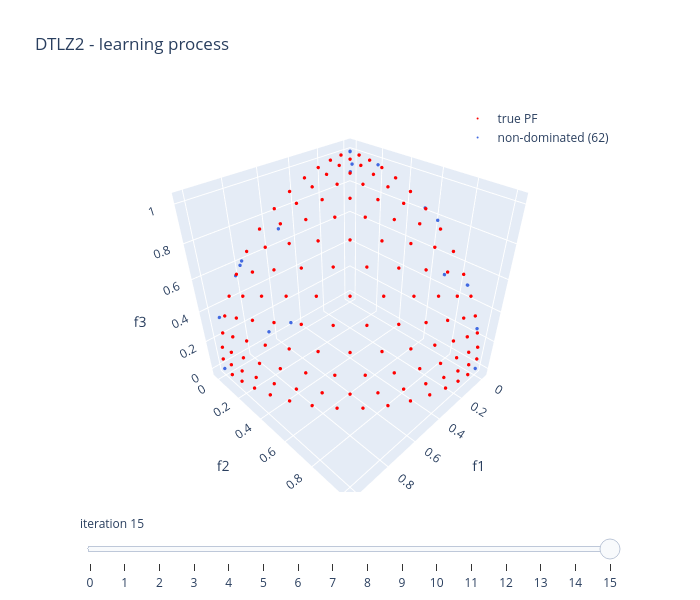

Notebook source saved alongside this figure:
### Code cell
choquet_model.visualise("learning", show = False)

### Figure 1 — Plotly figure (JSON) as saved in the notebook; plotly's stock layout.template omitted (floating-point values rounded to 4 significant figures; data arrays with more than 128 entries replaced by an {"elided": "..."} marker saying what was removed)
{"data": [{"marker": {"color": "red", "size": 2}, "mode": "markers", "name": "true PF", "type": "scatter3d", "x": {"elided": "136 float values"}, "y": {"elided": "136 float values"}, "z": {"elided": "136 float values"}}, {"marker": {"color": "royalblue", "size": 2}, "mode": "markers", "name": "non-dominated (62)", "type": "scatter3d", "x": [4.991e-17, 4.991e-17, 0.006177, 0.006177, 0.006177, 0.1252, 0.1252, 0.1252, 0.00184, 0.00184, 0.00184, 5.296e-17, 5.296e-17, 5.9e-17, 5.9e-17, 1.0, 3.441e-17, 3.441e-17, 3.441e-17, 3.441e-17, 0.8077, 0.8077, 0.8077, 0.8756, 0.8756, 0.8756, 6.123e-17, 3.892e-17, 3.892e-17, 3.37e-17, 3.37e-17, 2.701e-17, 2.701e-17, 0.6182, 0.6182, 0.6182, 0.7899, 0.7899, 0.8027, 0.8027, 0.8372, 0.8372, 0.9713, 0.9713, 3.147e-17, 3.147e-17, 6.123e-17, 0.1667, 0.1667, 0.1667, 0.108, 0.108, 0.108, 3.385e-17, 3.385e-17, 3.462e-17, 3.462e-17, 3.467e-17, 3.467e-17, 3.749e-33, 9.618e-25, 9.618e-25], "y": [3.547e-17, 3.547e-17, 0.2199, 0.2199, 0.2199, 0.7956, 0.7956, 0.7956, 0.8642, 0.8642, 0.8642, 0.865, 0.865, 0.9636, 0.9636, 0.0, 5.065e-17, 5.065e-17, 5.065e-17, 5.065e-17, 0.4026, 0.4026, 0.4026, 0.306, 0.306, 0.306, 0.0, 0.6355, 0.6355, 0.5504, 0.5504, 5.496e-17, 5.496e-17, 0.1082, 0.1082, 0.1082, 0.0, 0.0, 0.0, 0.0, 0.0, 0.0, 0.0, 0.0, 5.252e-17, 5.252e-17, 1.0, 0.1687, 0.1687, 0.1687, 0.1235, 0.1235, 0.1235, 5.118e-17, 5.118e-17, 5.051e-17, 5.051e-17, 5.047e-17, 5.047e-17, 6.123e-17, 1.571e-08, 6.123e-17], "z": [1.0, 1.0, 0.9814, 0.9814, 0.9814, 0.5933, 0.5933, 0.5933, 0.5039, 0.5039, 0.5039, 0.5026, 0.5026, 0.2683, 0.2683, 0.0, 1.0, 1.0, 1.0, 1.0, 0.4483, 0.4483, 0.4483, 0.3742, 0.3742, 0.3742, 1.0, 0.7941, 0.7941, 0.835, 0.835, 1.0, 1.0, 0.7787, 0.7787, 0.7787, 0.6172, 0.6172, 0.5964, 0.5964, 0.5487, 0.5487, 0.3487, 0.3487, 1.0, 1.0, 0.0, 0.9715, 0.9715, 0.9715, 0.9866, 0.9866, 0.9866, 1.002, 1.002, 1.0, 1.0, 1.0, 1.0, 1.0, 1.0, 1.0]}], "layout": {"height": 600, "legend": {"bgcolor": "rgba(255,255,255,0.7)", "x": 0.99, "xanchor": "right", "y": 0.99, "yanchor": "top"}, "scene": {"xaxis": {"range": [-0.05, 1.05], "title": {"text": "f1"}}, "yaxis": {"range": [-0.05, 1.05], "title": {"text": "f2"}}, "zaxis": {"range": [-0.0501, 1.052], "title": {"text": "f3"}}}, "showlegend": true, "sliders": [{"active": 15, "currentvalue": {"prefix": "iteration "}, "steps": [{"args": [["0"], {"frame": {"redraw": true}, "mode": "immediate"}], "label": "0", "method": "animate"}, {"args": [["1"], {"frame": {"redraw": true}, "mode": "immediate"}], "label": "1", "method": "animate"}, {"args": [["2"], {"frame": {"redraw": true}, "mode": "immediate"}], "label": "2", "method": "animate"}, {"args": [["3"], {"frame": {"redraw": true}, "mode": "immediate"}], "label": "3", "method": "animate"}, {"args": [["4"], {"frame": {"redraw": true}, "mode": "immediate"}], "label": "4", "method": "animate"}, {"args": [["5"], {"frame": {"redraw": true}, "mode": "immediate"}], "label": "5", "method": "animate"}, {"args": [["6"], {"frame": {"redraw": true}, "mode": "immediate"}], "label": "6", "method": "animate"}, {"args": [["7"], {"frame": {"redraw": true}, "mode": "immediate"}], "label": "7", "method": "animate"}, {"args": [["8"], {"frame": {"redraw": true}, "mode": "immediate"}], "label": "8", "method": "animate"}, {"args": [["9"], {"frame": {"redraw": true}, "mode": "immediate"}], "label": "9", "method": "animate"}, {"args": [["10"], {"frame": {"redraw": true}, "mode": "immediate"}], "label": "10", "method": "animate"}, {"args": [["11"], {"frame": {"redraw": true}, "mode": "immediate"}], "label": "11", "method": "animate"}, {"args": [["12"], {"frame": {"redraw": true}, "mode": "immediate"}], "label": "12", "method": "animate"}, {"args": [["13"], {"frame": {"redraw": true}, "mode": "immediate"}], "label": "13", "method": "animate"}, {"args": [["14"], {"frame": {"redraw": true}, "mode": "immediate"}], "label": "14", "method": "animate"}, {"args": [["15"], {"frame": {"redraw": true}, "mode": "immediate"}], "label": "15", "method": "animate"}]}], "title": {"text": "DTLZ2 - learning process"}, "width": 700}}
